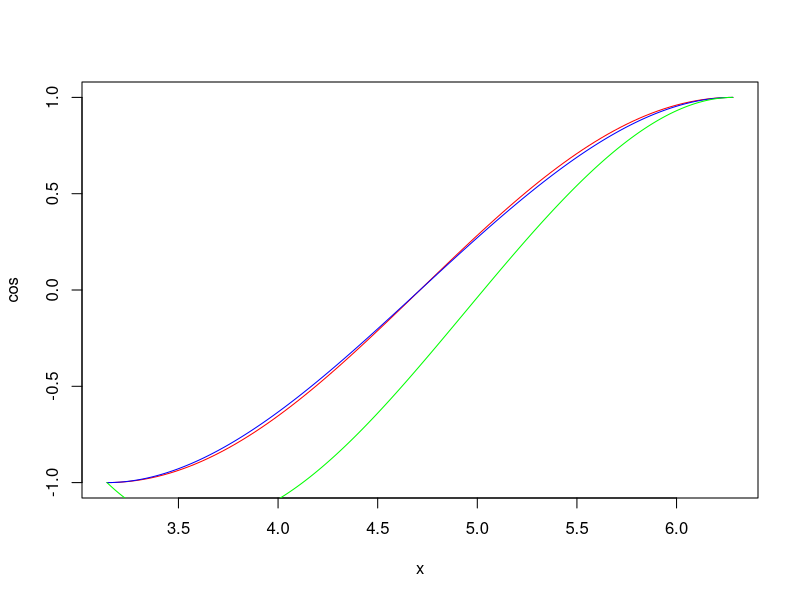

Here is the R script that generated this plot:
## ---- chunk 1
RichardsonDerivative <- function(f, x, h, n = 2) {
  h <- h/2^(0:(n-1))
  res <- (f(x+h)-f(x-h))/(2*h)
  m <- n
  for (i in 2:n) {
    a <- 2^(2*i-2)
    res <- (a*res[2:m]-res[1:(m-1)])/(a-1)
    m <- m - 1
  }
  return(res)
}

MidPointRuleRichardson <- function(f, a, b, n = 2) {
  N <- n
  m <- n
  n <- 2^(0:(n-1))
  res <- sapply(n, function(n) MidPointRule(f, a, b, n))
  for (i in 2:N) {
    a <- 2^(2*i-2)
    res <- (a*res[2:m]-res[1:(m-1)])/(a-1)
    m <- m - 1
  }
  return(res)
}

MidPointRule <- function(f, a, b, n = 1) {
  h <- (b-a)/n
  x <- h*(1:n)
  return(h*sum(f(h*(1:n)+a-h/2)))
}

Hermite <- function(x0, x1, y0, y1, d0, d1) {
 a <- y0
 b <- d0
 h <- x1-x0
 h2 <- h*h
 d <- (h*(d1-d0)-2*(y1-y0)+2*d0*h)/(h*h2)
 c <- (d1-d0-3*d*h2)/(2*h)
 return(c(a,b,c,d))
}

# Vstupem jsou koeficienty (a,b,c,d) a x, pro které počítáme
Horner <- function(coef, x, x0) {
  x <- x-x0
  return(((coef[4]*x+coef[3])*x+coef[2])*x+coef[1])
}

x0 <- pi
x1 <- 2*pi
y0 <- cos(x0)
y1 <- cos(x1)
d0 <- -sin(x0)
d1 <- -sin(x1)

plot(cos, xlim=c(x0, x1), col='red')
x <- seq(x0, x1, 0.001) # navzorkování funkce
lines(x, Horner(Hermite(x0, x1, y0, y1, d0, d1), x, x0), col='blue')
lines(x, Horner(Hermite(x0, x1, y0, y1, -1, d1), x, x0), col='green')
## ---- chunk 2
x <- pi/4
print(cos(x))

RichardsonDerivative(sin, x, h = 0.1, n = 3)
## ---- chunk 3
a <- 0
b <- pi
MidPointRule(sin, a, b, 100)
MidPointRuleRichardson(sin, a, b, n = 2)
